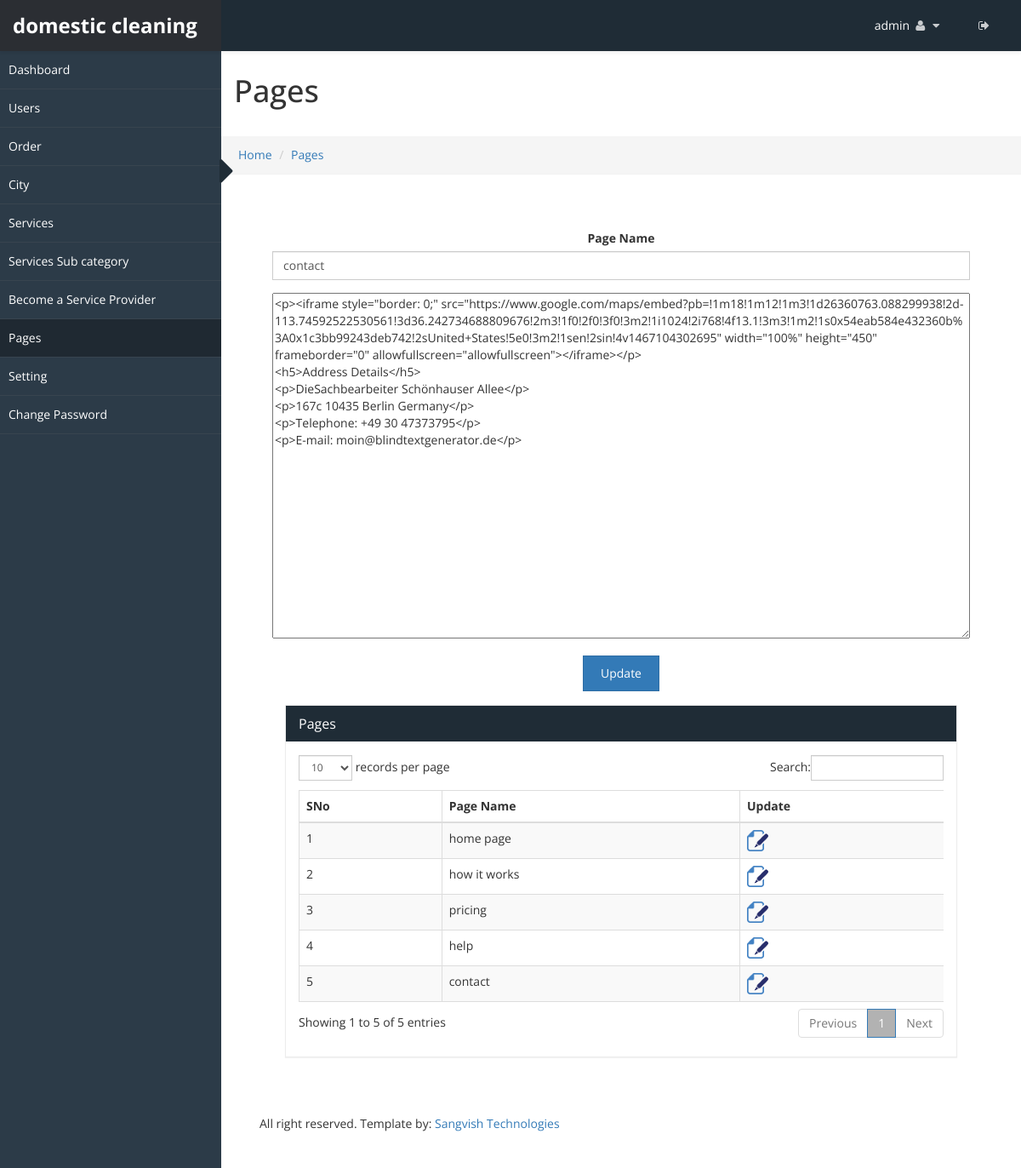
Before: /admincp/pages.php?id=5 (signed in) with the older database file.
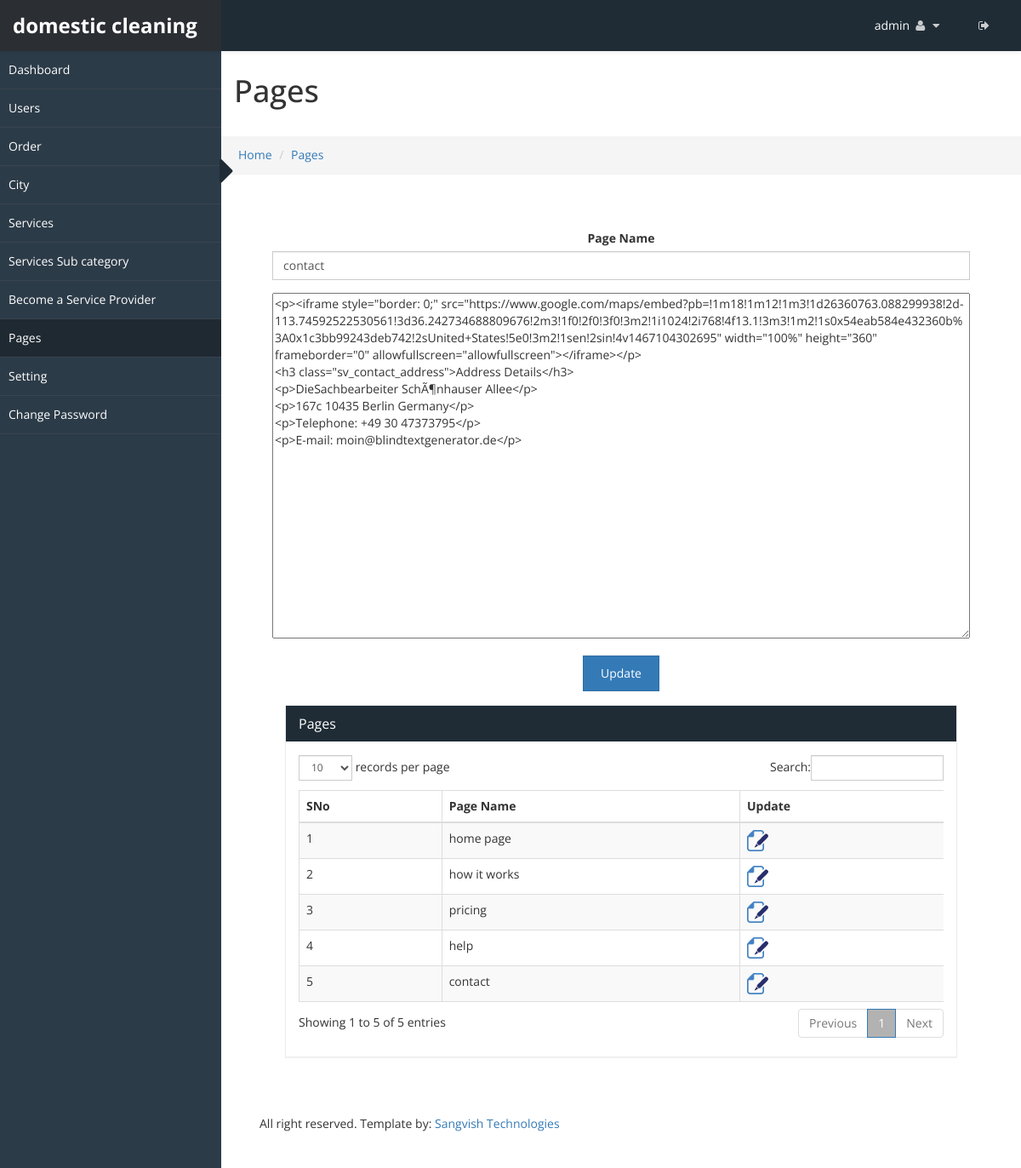
After: the same page with the newer database file.
### tables this page shows
CREATE TABLE `sv_pages` (
  `id` int(25) NOT NULL,
  `page_name` varchar(255) NOT NULL,
  `page_content` text NOT NULL
);

### admincp/pages.php (the view, shortened to what this page needs)
<!DOCTYPE html>
<html xmlns="http://www.w3.org/1999/xhtml">
<?php include("../connection.php"); ?>
<?php
if(isset($_REQUEST['id']))
	{
		$id=$_REQUEST['id'];
		$res=mysqli_query($con, "select * from sv_pages where id='$id'");
			$fet=mysqli_fetch_array($res);
			$page_name=$fet['page_name'];
			$page_content=$fet['page_content'];
	}
?>
</head>
<body>
    <div id="wrapper">
        <?php include("top_menu.php") ?>
        <?php include("side_menu.php") ?>
        <div id="page-wrapper" >
		  <div class="header">
                        <h1 class="page-header">
                            Pages
                        </h1>
						<ol class="breadcrumb">
					  <li><a href="#">Home</a></li>
					  <li><a href="#">Pages</a></li>
					</ol>
		</div>
            <div id="page-inner">
			    <div class="panel-body">
				<div class="text-center">
		<form class="" name="admin_s" id="admin_s" method="post" enctype="multipart/form-data" action="pages_addcode.php">
										<div class="col-lg-3 col-md-3 col-sm-3"></div>
				<div class="col-lg-12 col-md-12 col-sm-12">
				<div class="text-center">
					<?php if(isset($_REQUEST['id'])) { ?>
					<div class="form-group">
                    <label>Page Name</label>
					<input type="text" class="form-control" required="required" id="pname" name="pname" value="<?php echo $page_name;?>"></div>
						<div class="form-group">
					<textarea id="page_content" rows="20" style="width:100%" name="page_content"><?php echo $page_content;?></textarea></div>
	<div class="form-group">
					<button type="submit" class="btn btn-primary" onclick="javascript:pages_funct('update')">Update</button></div>
					<?php } else { ?>
					<?php } ?>
				</div>
					</div>
					<div class="col-lg-3 col-md-3 col-sm-3"></div>
		</form>
					</div>
            <div id="page-inner">
            <div class="row">
                <div class="col-md-12">
                    <div class="panel panel-default">
                        <div class="panel-heading">
                             Pages
                        </div>
                        <div class="panel-body">
                            <div class="table-responsive">
                                <table class="table table-striped table-bordered table-hover" id="dataTables-example">
                                    <thead>
                                        <tr>
                                            <th>SNo</th>
											<th>Page Name</th>
											<th>Update</th>
                                        </tr>
                                    </thead>
									<tbody>
									<?php
										$sno=0;
										$res=mysqli_query($con, "select * from sv_pages");
										while($row=mysqli_fetch_array($res))
										{
											$sno++;
											$id=$row['id'];
											$page_name=$row['page_name'];
									?>
										<tr>
											<td><?php echo $sno; ?></td>
											<td><?php echo $page_name; ?></td>
											<td><a href="pages.php?id=<?php echo $id;?>"><img src="images/file_edit.png"  alt="update" title="update" ></a></td>
										</tr>
										<?php } ?>
									</tbody>
                                </table>
                            </div>
                        </div>
                    </div>
                </div>
            </div>
                   </div>
				   				<?php include("footer.php") ?>
    </div>
</body>
</html>

Changed rows visible on the page:
changed sv_pages "contact": page_content "…style=\"border: 0;\" src=\"https://www.google.com/maps/embed?pb=!1m18!1m12!1m3!1d26360763.088299938!2d-113.74592522530561!3d36.242734688809676!2m3!1f0!2f0!3f0!3m2!1i1024!2i768!4f13.1!3m3!1m2!1s0x54eab584e432360b%3A0x1c3bb99243deb742!2sUnited+States!5e0!3m2!1sen!2sin!4v1467104302695\" width=\"100%\" height=\"450\" frameborder=\"0\" allowfullscreen=\"allowfullscreen\"></iframe></p> <h5>Address Details</h5> <p>DieSachbearbeiter Schönhauser Allee</p> <p>167c 10435 Berlin…" → "…style=\"border: 0;\" src=\"https://www.google.com/maps/embed?pb=!1m18!1m12!1m3!1d26360763.088299938!2d-113.74592522530561!3d36.242734688809676!2m3!1f0!2f0!3f0!3m2!1i1024!2i768!4f13.1!3m3!1m2!1s0x54eab584e432360b%3A0x1c3bb99243deb742!2sUnited+States!5e0!3m2!1sen!2sin!4v1467104302695\" width=\"100%\" height=\"360\" frameborder=\"0\" allowfullscreen=\"allowfullscreen\"></iframe></p> <h3 class=\"sv_contact_address\">Address Details</h3> <p>DieSachbearbeiter SchÃ¶nhauser Allee</p> <p>167c 10435 Berlin…"
